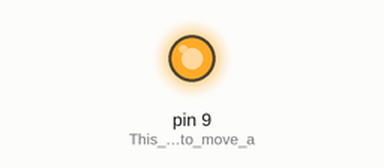
This sketch was run on a simulated Arduino Uno, built with avr-gcc and run on an emulated ATmega328P. Parts: output pins drawn as LEDs (lit = HIGH).

Above: at 0.05 s.
At 2.0 s:
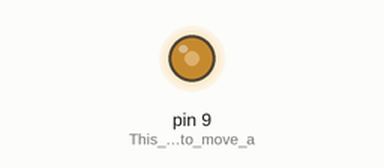
At 3.0 s:
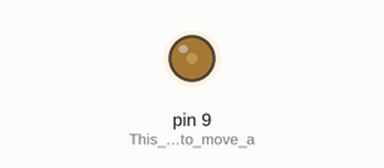
At 5.0 s:
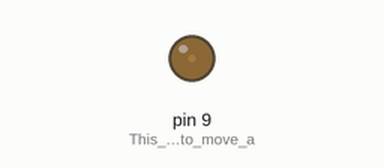
Timing chart, 0 to 6.5 s (numbered marks = the images above):
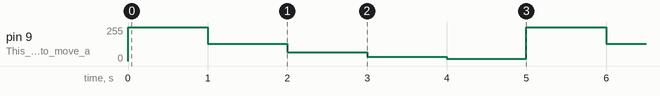

Measured:
- by itself, pin 9 (This_allows_13_to_move_a): repeats every 5.0 s: 128/255 1.0 s, 64/255 1.0 s, 32/255 1.0 s, 16/255 1.0 s, 255/255 1.0 s

The sketch:

HeartBeat_Primer.ino
```cpp
void setup()
{
 pinMode(9,OUTPUT); //This allows 13 to move a lot of electricity (a lot of amps)
}


void loop()
{
  analogWrite(9,255); //always on
  delay(1000);
  analogWrite(9,128); // on half the time
  delay(1000);
  analogWrite(9,64);
  delay(1000);
  analogWrite(9,32);
  delay(1000);
  analogWrite(9,16);
  delay(1000);
}
```
